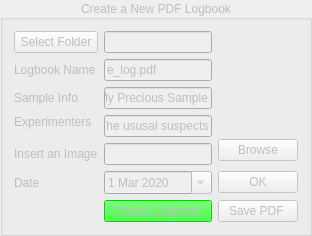
     <widget class="QGroupBox" name="groupBox_3">
      <property name="enabled">
       <bool>false</bool>
      </property>
      <property name="layoutDirection">
       <enum>Qt::LeftToRight</enum>
      </property>
      <property name="styleSheet">
       <string notr="true">
font: 12pt &quot;MS Shell Dlg 2&quot;;</string>
      </property>
      <property name="title">
       <string>Create a New PDF Logbook</string>
      </property>
      <property name="alignment">
       <set>Qt::AlignCenter</set>
      </property>
      <layout class="QGridLayout" name="gridLayout">
       <item row="5" column="1">
        <widget class="QLineEdit" name="le_elog_image"/>
       </item>
       <item row="6" column="2">
        <widget class="QPushButton" name="pb_date_ok">
         <property name="toolTip">
          <string>Confirm Date</string>
         </property>
         <property name="whatsThis">
          <string/>
         </property>
         <property name="text">
          <string>OK</string>
         </property>
        </widget>
       </item>
       <item row="3" column="1" rowspan="2">
        <widget class="QLineEdit" name="le_elog_experimenters">
         <property name="text">
          <string>The ususal suspects</string>
         </property>
        </widget>
       </item>
       <item row="4" column="2" rowspan="2">
        <widget class="QPushButton" name="pb_pdf_image">
         <property name="text">
          <string>Browse</string>
         </property>
        </widget>
       </item>
       <item row="7" column="2">
        <widget class="QPushButton" name="pb_save_pdf">
         <property name="toolTip">
          <string>Force save pdf </string>
         </property>
         <property name="text">
          <string>Save PDF </string>
         </property>
        </widget>
       </item>
       <item row="6" column="1">
        <widget class="QDateEdit" name="dateEdit_elog">
         <property name="buttonSymbols">
          <enum>QAbstractSpinBox::UpDownArrows</enum>
         </property>
         <property name="showGroupSeparator" stdset="0">
          <bool>true</bool>
         </property>
         <property name="dateTime">
          <datetime>
           <hour>12</hour>
           <minute>0</minute>
           <second>0</second>
           <year>2020</year>
           <month>3</month>
           <day>1</day>
          </datetime>
         </property>
         <property name="time">
          <time>
           <hour>12</hour>
           <minute>0</minute>
           <second>0</second>
          </time>
         </property>
         <property name="minimumDate">
          <date>
           <year>1752</year>
           <month>12</month>
           <day>14</day>
          </date>
         </property>
         <property name="currentSection">
          <enum>QDateTimeEdit::MonthSection</enum>
         </property>
         <property name="calendarPopup">
          <bool>true</bool>
         </property>
         <property name="currentSectionIndex">
          <number>0</number>
         </property>
        </widget>
       </item>
       <item row="7" column="1">
        <widget class="QPushButton" name="pb_createpdf">
         <property name="styleSheet">
          <string notr="true">background-color: rgb(0, 255, 0);</string>
         </property>
         <property name="text">
          <string>Create Logbook</string>
         </property>
        </widget>
       </item>
       <item row="2" column="1">
        <widget class="QLineEdit" name="le_elog_sample">
         <property name="text">
          <string>My Precious Sample</string>
         </property>
        </widget>
       </item>
       <item row="1" column="0">
        <widget class="QLabel" name="label_11">
         <property name="text">
          <string>Logbook Name</string>
         </property>
        </widget>
       </item>
       <item row="2" column="0">
        <widget class="QLabel" name="label_12">
         <property name="text">
          <string>Sample Info</string>
         </property>
        </widget>
       </item>
       <item row="0" column="0">
        <widget class="QPushButton" name="pb_folder_log">
         <property name="text">
          <string>Select Folder</string>
         </property>
        </widget>
       </item>
       <item row="6" column="0">
        <widget class="QLabel" name="label_13">
         <property name="text">
          <string>Date</string>
         </property>
        </widget>
       </item>
       <item row="0" column="1">
        <widget class="QLineEdit" name="le_folder_log"/>
       </item>
       <item row="1" column="1">
        <widget class="QLineEdit" name="le_elog_name">
         <property name="text">
          <string>e_log.pdf</string>
         </property>
        </widget>
       </item>
       <item row="5" column="0">
        <widget class="QLabel" name="label_16">
         <property name="text">
          <string>Insert an Image</string>
         </property>
        </widget>
       </item>
       <item row="3" column="0">
        <widget class="QLabel" name="label_10">
         <property name="text">
          <string>Experimenters</string>
         </property>
        </widget>
       </item>
      </layout>
     </widget>
